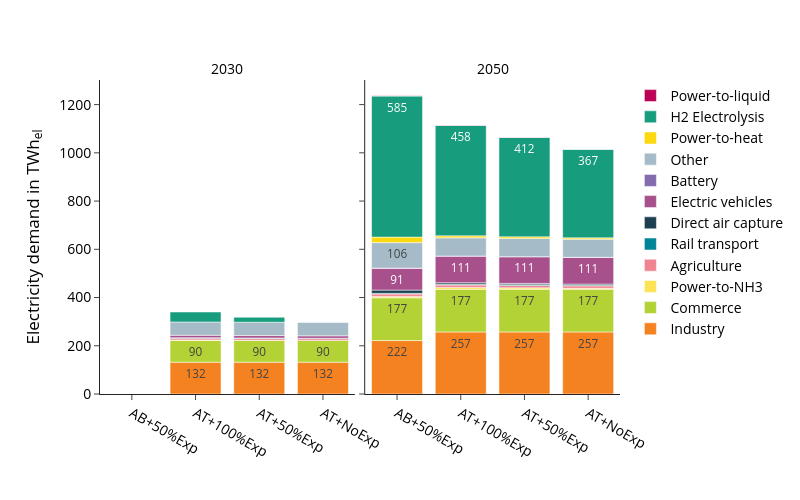

Here is the notebook cell this chart was saved with:
### Code cell
fig_name = "electricity_demand_TWh"
fig = px.bar(
    demand_df, 
    **fig_kwargs,
    color_discrete_map=colors["electricity"],
    category_orders={
        "variable":list(colors["electricity"].keys()),
        "scen": scen_order
        },
    labels={"value":"Electricity demand in TWh<sub>el</sub>","year":"",
            "variable":"", 
            "scen":""},
)
fig.update_layout(legend_traceorder="reversed",)
update_layout(fig)

print("Totals per scenario and year:", demand_sum_df)
fig.show()
#save_plotly_fig(demand_df, fig, sdir, f"{idx_group_name}_{fig_name}")

### Figure 1 — Plotly figure (JSON) as saved in the notebook; plotly's stock layout.template omitted (floating-point values rounded to 4 significant figures)
{"data": [{"hovertemplate": "=%{x}<br>Electricity demand in TWh<sub>el</sub>=%{text}<extra></extra>", "legendgroup": "Industry", "marker": {"color": "#f58220", "pattern": {"shape": ""}}, "name": "Industry", "orientation": "v", "showlegend": true, "text": [132.0, 132.0, 132.0], "textangle": 0, "textposition": "inside", "texttemplate": "%{y:.0f}", "type": "bar", "x": ["AT+100%Exp", "AT+50%Exp", "AT+NoExp"], "xaxis": "x", "y": [132.0, 132.0, 132.0], "yaxis": "y"}, {"hovertemplate": "=%{x}<br>Electricity demand in TWh<sub>el</sub>=%{text}<extra></extra>", "legendgroup": "Industry", "marker": {"color": "#f58220", "pattern": {"shape": ""}}, "name": "Industry", "orientation": "v", "showlegend": false, "text": [221.7, 257.3, 257.3, 257.3], "textangle": 0, "textposition": "inside", "texttemplate": "%{y:.0f}", "type": "bar", "x": ["AB+50%Exp", "AT+100%Exp", "AT+50%Exp", "AT+NoExp"], "xaxis": "x2", "y": [221.7, 257.3, 257.3, 257.3], "yaxis": "y2"}, {"hovertemplate": "=%{x}<br>Electricity demand in TWh<sub>el</sub>=%{text}<extra></extra>", "legendgroup": "Commerce", "marker": {"color": "#b2d235", "pattern": {"shape": ""}}, "name": "Commerce", "orientation": "v", "showlegend": true, "text": [90.1, 90.1, 90.1], "textangle": 0, "textposition": "inside", "texttemplate": "%{y:.0f}", "type": "bar", "x": ["AT+100%Exp", "AT+50%Exp", "AT+NoExp"], "xaxis": "x", "y": [90.1, 90.1, 90.1], "yaxis": "y"}, {"hovertemplate": "=%{x}<br>Electricity demand in TWh<sub>el</sub>=%{text}<extra></extra>", "legendgroup": "Commerce", "marker": {"color": "#b2d235", "pattern": {"shape": ""}}, "name": "Commerce", "orientation": "v", "showlegend": false, "text": [177.1, 177.1, 177.1, 177.1], "textangle": 0, "textposition": "inside", "texttemplate": "%{y:.0f}", "type": "bar", "x": ["AB+50%Exp", "AT+100%Exp", "AT+50%Exp", "AT+NoExp"], "xaxis": "x2", "y": [177.1, 177.1, 177.1, 177.1], "yaxis": "y2"}, {"hovertemplate": "=%{x}<br>Electricity demand in TWh<sub>el</sub>=%{text}<extra></extra>", "legendgroup": "Power-to-NH3", "marker": {"color": "#fce356", "pattern": {"shape": ""}}, "name": "Power-to-NH3", "orientation": "v", "showlegend": true, "text": [2.2, 1.1], "textangle": 0, "textposition": "inside", "texttemplate": "%{y:.0f}", "type": "bar", "x": ["AT+100%Exp", "AT+50%Exp"], "xaxis": "x", "y": [2.2, 1.1], "yaxis": "y"}, {"hovertemplate": "=%{x}<br>Electricity demand in TWh<sub>el</sub>=%{text}<extra></extra>", "legendgroup": "Power-to-NH3", "marker": {"color": "#fce356", "pattern": {"shape": ""}}, "name": "Power-to-NH3", "orientation": "v", "showlegend": false, "text": [5.8, 7.5, 5.7, 3.9], "textangle": 0, "textposition": "inside", "texttemplate": "%{y:.0f}", "type": "bar", "x": ["AB+50%Exp", "AT+100%Exp", "AT+50%Exp", "AT+NoExp"], "xaxis": "x2", "y": [5.8, 7.5, 5.7, 3.9], "yaxis": "y2"}, {"hovertemplate": "=%{x}<br>Electricity demand in TWh<sub>el</sub>=%{text}<extra></extra>", "legendgroup": "Agriculture", "marker": {"color": "#f08591", "pattern": {"shape": ""}}, "name": "Agriculture", "orientation": "v", "showlegend": true, "text": [7.1, 7.1, 7.1], "textangle": 0, "textposition": "inside", "texttemplate": "%{y:.0f}", "type": "bar", "x": ["AT+100%Exp", "AT+50%Exp", "AT+NoExp"], "xaxis": "x", "y": [7.1, 7.1, 7.1], "yaxis": "y"}, {"hovertemplate": "=%{x}<br>Electricity demand in TWh<sub>el</sub>=%{text}<extra></extra>", "legendgroup": "Agriculture", "marker": {"color": "#f08591", "pattern": {"shape": ""}}, "name": "Agriculture", "orientation": "v", "showlegend": false, "text": [10.3, 10.3, 10.3, 10.3], "textangle": 0, "textposition": "inside", "texttemplate": "%{y:.0f}", "type": "bar", "x": ["AB+50%Exp", "AT+100%Exp", "AT+50%Exp", "AT+NoExp"], "xaxis": "x2", "y": [10.3, 10.3, 10.3, 10.3], "yaxis": "y2"}, {"hovertemplate": "=%{x}<br>Electricity demand in TWh<sub>el</sub>=%{text}<extra></extra>", "legendgroup": "Rail transport", "marker": {"color": "#008598", "pattern": {"shape": ""}}, "name": "Rail transport", "orientation": "v", "showlegend": true, "text": [2.0, 2.0, 2.0], "textangle": 0, "textposition": "inside", "texttemplate": "%{y:.0f}", "type": "bar", "x": ["AT+100%Exp", "AT+50%Exp", "AT+NoExp"], "xaxis": "x", "y": [2.0, 2.0, 2.0], "yaxis": "y"}, {"hovertemplate": "=%{x}<br>Electricity demand in TWh<sub>el</sub>=%{text}<extra></extra>", "legendgroup": "Rail transport", "marker": {"color": "#008598", "pattern": {"shape": ""}}, "name": "Rail transport", "orientation": "v", "showlegend": false, "text": [2.6, 2.8, 2.8, 2.8], "textangle": 0, "textposition": "inside", "texttemplate": "%{y:.0f}", "type": "bar", "x": ["AB+50%Exp", "AT+100%Exp", "AT+50%Exp", "AT+NoExp"], "xaxis": "x2", "y": [2.6, 2.8, 2.8, 2.8], "yaxis": "y2"}, {"hovertemplate": "=%{x}<br>Electricity demand in TWh<sub>el</sub>=%{text}<extra></extra>", "legendgroup": "Direct air capture", "marker": {"color": "#1c3f52", "pattern": {"shape": ""}}, "name": "Direct air capture", "orientation": "v", "showlegend": true, "text": [13.3, 6.2, 5.3, 4.3], "textangle": 0, "textposition": "inside", "texttemplate": "%{y:.0f}", "type": "bar", "x": ["AB+50%Exp", "AT+100%Exp", "AT+50%Exp", "AT+NoExp"], "xaxis": "x2", "y": [13.3, 6.2, 5.3, 4.3], "yaxis": "y2"}, {"hovertemplate": "=%{x}<br>Electricity demand in TWh<sub>el</sub>=%{text}<extra></extra>", "legendgroup": "Electric vehicles", "marker": {"color": "#a8508c", "pattern": {"shape": ""}}, "name": "Electric vehicles", "orientation": "v", "showlegend": true, "text": [10.1, 10.1, 10.1], "textangle": 0, "textposition": "inside", "texttemplate": "%{y:.0f}", "type": "bar", "x": ["AT+100%Exp", "AT+50%Exp", "AT+NoExp"], "xaxis": "x", "y": [10.1, 10.1, 10.1], "yaxis": "y"}, {"hovertemplate": "=%{x}<br>Electricity demand in TWh<sub>el</sub>=%{text}<extra></extra>", "legendgroup": "Electric vehicles", "marker": {"color": "#a8508c", "pattern": {"shape": ""}}, "name": "Electric vehicles", "orientation": "v", "showlegend": false, "text": [91.0, 110.7, 110.7, 110.7], "textangle": 0, "textposition": "inside", "texttemplate": "%{y:.0f}", "type": "bar", "x": ["AB+50%Exp", "AT+100%Exp", "AT+50%Exp", "AT+NoExp"], "xaxis": "x2", "y": [91.0, 110.7, 110.7, 110.7], "yaxis": "y2"}, {"hovertemplate": "=%{x}<br>Electricity demand in TWh<sub>el</sub>=%{text}<extra></extra>", "legendgroup": "Battery", "marker": {"color": "#836bad", "pattern": {"shape": ""}}, "name": "Battery", "orientation": "v", "showlegend": true, "text": [0.2, 0.3, 0.4, 0.4], "textangle": 0, "textposition": "inside", "texttemplate": "%{y:.0f}", "type": "bar", "x": ["AB+50%Exp", "AT+100%Exp", "AT+50%Exp", "AT+NoExp"], "xaxis": "x2", "y": [0.2, 0.3, 0.4, 0.4], "yaxis": "y2"}, {"hovertemplate": "=%{x}<br>Electricity demand in TWh<sub>el</sub>=%{text}<extra></extra>", "legendgroup": "Other", "marker": {"color": "#a6bbc8", "pattern": {"shape": ""}}, "name": "Other", "orientation": "v", "showlegend": true, "text": [55.2, 55.2, 55.2], "textangle": 0, "textposition": "inside", "texttemplate": "%{y:.0f}", "type": "bar", "x": ["AT+100%Exp", "AT+50%Exp", "AT+NoExp"], "xaxis": "x", "y": [55.2, 55.2, 55.2], "yaxis": "y"}, {"hovertemplate": "=%{x}<br>Electricity demand in TWh<sub>el</sub>=%{text}<extra></extra>", "legendgroup": "Other", "marker": {"color": "#a6bbc8", "pattern": {"shape": ""}}, "name": "Other", "orientation": "v", "showlegend": false, "text": [105.8, 75.3, 75.3, 75.3], "textangle": 0, "textposition": "inside", "texttemplate": "%{y:.0f}", "type": "bar", "x": ["AB+50%Exp", "AT+100%Exp", "AT+50%Exp", "AT+NoExp"], "xaxis": "x2", "y": [105.8, 75.3, 75.3, 75.3], "yaxis": "y2"}, {"hovertemplate": "=%{x}<br>Electricity demand in TWh<sub>el</sub>=%{text}<extra></extra>", "legendgroup": "Power-to-heat", "marker": {"color": "#FCD80E", "pattern": {"shape": ""}}, "name": "Power-to-heat", "orientation": "v", "showlegend": true, "text": [22.7, 8.4, 6.9, 5.6], "textangle": 0, "textposition": "inside", "texttemplate": "%{y:.0f}", "type": "bar", "x": ["AB+50%Exp", "AT+100%Exp", "AT+50%Exp", "AT+NoExp"], "xaxis": "x2", "y": [22.7, 8.4, 6.9, 5.6], "yaxis": "y2"}, {"hovertemplate": "=%{x}<br>Electricity demand in TWh<sub>el</sub>=%{text}<extra></extra>", "legendgroup": "H2 Electrolysis", "marker": {"color": "#179c7d", "pattern": {"shape": ""}}, "name": "H2 Electrolysis", "orientation": "v", "showlegend": true, "text": [41.3, 20.6], "textangle": 0, "textposition": "inside", "texttemplate": "%{y:.0f}", "type": "bar", "x": ["AT+100%Exp", "AT+50%Exp"], "xaxis": "x", "y": [41.3, 20.6], "yaxis": "y"}, {"hovertemplate": "=%{x}<br>Electricity demand in TWh<sub>el</sub>=%{text}<extra></extra>", "legendgroup": "H2 Electrolysis", "marker": {"color": "#179c7d", "pattern": {"shape": ""}}, "name": "H2 Electrolysis", "orientation": "v", "showlegend": false, "text": [585.1, 457.7, 411.8, 366.7], "textangle": 0, "textposition": "inside", "texttemplate": "%{y:.0f}", "type": "bar", "x": ["AB+50%Exp", "AT+100%Exp", "AT+50%Exp", "AT+NoExp"], "xaxis": "x2", "y": [585.1, 457.7, 411.8, 366.7], "yaxis": "y2"}, {"hovertemplate": "=%{x}<br>Electricity demand in TWh<sub>el</sub>=%{text}<extra></extra>", "legendgroup": "Power-to-liquid", "marker": {"color": "#bb0056", "pattern": {"shape": ""}}, "name": "Power-to-liquid", "orientation": "v", "showlegend": true, "text": [1.3, 0.9, 0.8, 0.7], "textangle": 0, "textposition": "inside", "texttemplate": "%{y:.0f}", "type": "bar", "x": ["AB+50%Exp", "AT+100%Exp", "AT+50%Exp", "AT+NoExp"], "xaxis": "x2", "y": [1.3, 0.9, 0.8, 0.7], "yaxis": "y2"}], "layout": {"annotations": [{"font": {}, "showarrow": false, "text": "2030", "x": 0.245, "xanchor": "center", "xref": "paper", "y": 1, "yanchor": "bottom", "yref": "paper"}, {"font": {}, "showarrow": false, "text": "2050", "x": 0.755, "xanchor": "center", "xref": "paper", "y": 1, "yanchor": "bottom", "yref": "paper"}], "barmode": "relative", "height": 500, "legend": {"title": {"text": ""}, "tracegroupgap": 0, "traceorder": "reversed"}, "width": 800, "xaxis": {"anchor": "y", "categoryarray": ["AB+50%Exp", "AT+100%Exp", "AT+50%Exp", "AT+NoExp"], "categoryorder": "array", "domain": [0, 0.49], "title": {"text": ""}}, "xaxis2": {"anchor": "y2", "categoryarray": ["AB+50%Exp", "AT+100%Exp", "AT+50%Exp", "AT+NoExp"], "categoryorder": "array", "domain": [0.51, 1], "matches": "x", "title": {"text": ""}}, "yaxis": {"anchor": "x", "domain": [0, 1], "title": {"text": "Electricity demand in TWh<sub>el</sub>"}}, "yaxis2": {"anchor": "x2", "domain": [0, 1], "matches": "y", "showticklabels": false}}}
